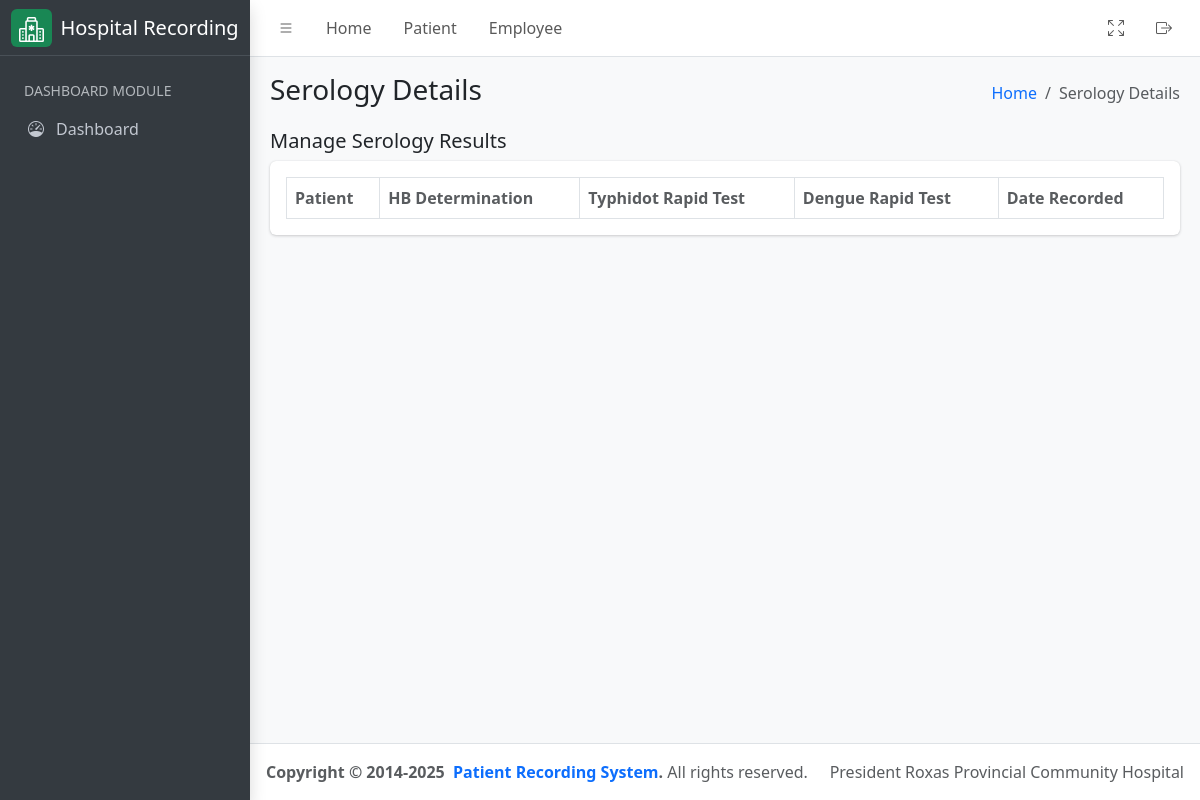
The app's page /laboratory/serology/result, older data.
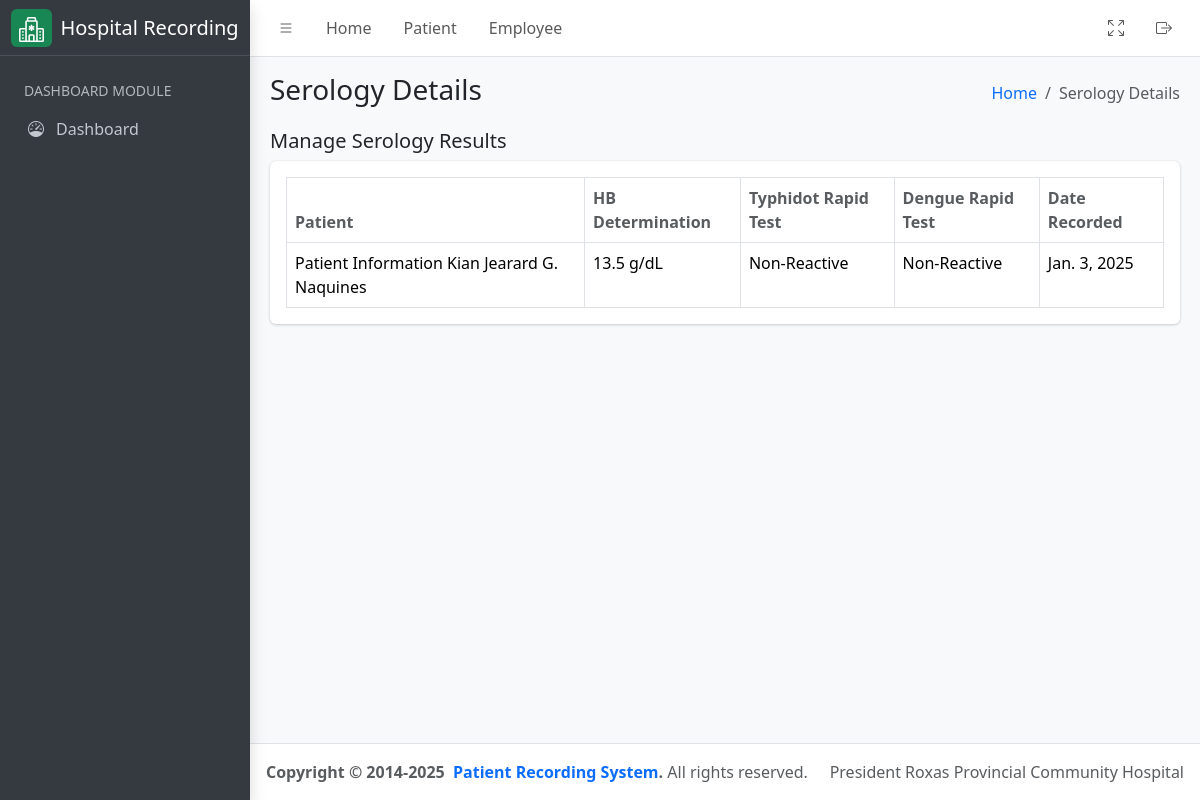
The same page, newer data.
### hospital_app/models.py (models this page shows, shortened)
class Serology(models.Model):
    patient = models.ForeignKey(
        Patient, on_delete=models.CASCADE, related_name="patient_serology"
    )
    hb_determination = models.CharField(max_length=255)
    typhidot_rapid_test = models.CharField(max_length=255)
    dengue_rapid_test = models.CharField(max_length=255)
    assigned_pathologist = models.ForeignKey(
        User,
        related_name="serology_pathologist",
        on_delete=models.CASCADE,
        null=True,
        blank=True,
        limit_choices_to={"groups__name": "Pathologist"},
    )
    assigned_technologist = models.ForeignKey(
        User,
        related_name="serology_technologist",
        on_delete=models.CASCADE,
        null=True,
        blank=True,
        limit_choices_to={"groups__name": "Medical Technologist"},
    )
    date = models.DateField(auto_now_add=True)

class Patient(models.Model):
    firstname = models.CharField(max_length=255)
    middlename = models.CharField(max_length=255, null=False, blank=True)
    lastname = models.CharField(max_length=255)
    age = models.PositiveIntegerField()
    sex = models.CharField(
        max_length=10, choices=(("Male", "Male"), ("Female", "Female"))
    )
    physician = models.ForeignKey(
        User,
        related_name="physician",
        limit_choices_to={"groups__name": "Physician"},
        on_delete=models.CASCADE,
    )
    room_number = models.PositiveIntegerField()
    sample_type = models.CharField(max_length=255)
    time_of_collection = models.TimeField()
    date_of_collection = models.DateField()
    sars_result = models.CharField(max_length=255)
    date = models.DateField(auto_now_add=True)
    assigned_pathologist = models.ForeignKey(
        User,
        related_name="patient_pathologist",
        on_delete=models.CASCADE,
        null=True,
        blank=True,
        limit_choices_to={"groups__name": "Pathologist"},
    )
    assigned_technologist = models.ForeignKey(
        User,
        related_name="patient_technologist",
        on_delete=models.CASCADE,
        null=True,
        blank=True,
        limit_choices_to={"groups__name": "Medical Technologist"},
    )
    patient_type = models.CharField(
        max_length=100,
        default="In Patient",
        choices=(
            ("In Patient", "In Patient"),
            ("Out Patient", "Out Patient"),
        ),
    )
    def get_full_name(self):
        return f"{self.firstname}  { self.middlename[0] + '.' if self.middlename else ''} {self.lastname}"
    def __str__(self) -> str:
        return f'Patient Information {self.get_full_name()}'
    class Meta:
        ordering = ('time_of_collection',)

### hospital_app/views.py (the view)
# urls.py: path('laboratory/serology/result', SerologyView.as_view(), name="serology_list"),
class SerologyView(ListView):
    template_name = "serology.html"
    queryset = Serology.objects.all()
    context_object_name = "results"
    def get_context_data(self, **kwargs):
        context = super().get_context_data(**kwargs)
        context["detail_header"] = "Serology Details List"
        context["humberger_header"] = "Serology Details"
        return context

### hospital_app/templatetags/group.py (called while the page is built)
@register.filter
def has_group(user, group_name):
    return user.groups.filter(name=group_name).exists()

### hospital_app/templates/serology.html (shortened to what this page needs)
{% extends './includes/base.html' %}
{% load group %}
{% block content %}
<div class="container-fluid">
    <div class="row">
        <div class="col-md-12">
            <div class="d-flex justify-content-between align-items-center">
                <h5>Manage Serology Results</h5>
            </div>
            <div class="card mb-4">
                <div class="card-body">
                    <table id="datatable" class="table table-bordered table-hover">
                        <thead>
                            <tr>
                                <th class="text-muted">Patient</th>
                                <th class="text-muted">HB Determination</th>
                                <th class="text-muted">Typhidot Rapid Test</th>
                                <th class="text-muted">Dengue Rapid Test</th>
                                <th class="text-muted">Date Recorded</th>
                            </tr>
                        </thead>
                        <tbody>
                            {% for result in results %}
                            <tr>
                                <td>{{ result.patient }}</td>
                                <td>{{ result.hb_determination }}</td>
                                <td>{{ result.typhidot_rapid_test }}</td>
                                <td>{{ result.dengue_rapid_test }}</td>
                                <td>{{ result.date }}</td>
                            </tr>
                            {% endfor %}
                        </tbody>
                    </table>
                </div>
            </div>
        </div>
    </div>
</div>
{% endblock %}

Row changes from the older to the newer data that the page shows:
added Serology: patient "Patient Information Kian Jearard G. Naquines", hb_determination "13.5 g/dL", typhidot_rapid_test "Non-Reactive", dengue_rapid_test "Non-Reactive", date "Jan. 3, 2025"
